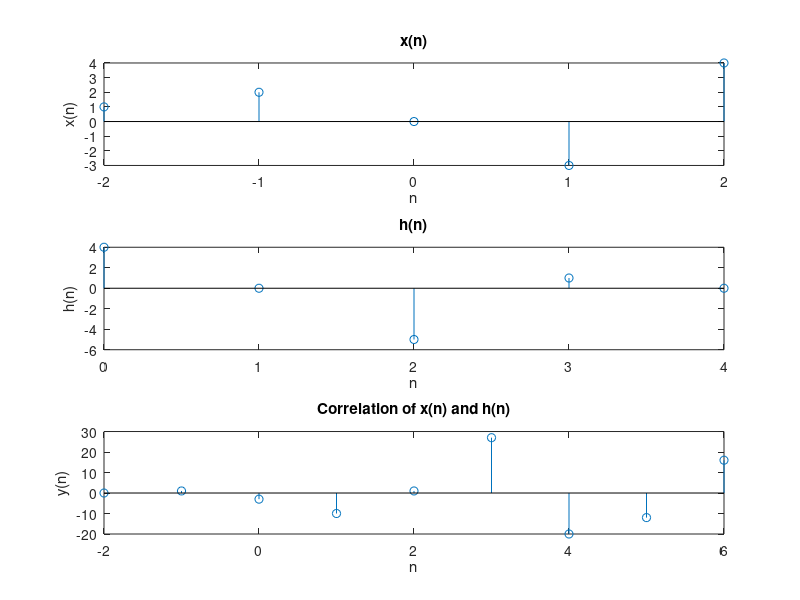

This figure's MATLAB source:
% Given signals
x = [1 2 0 -3 4];
nx = -2:2;
h = [4 0 -5 1 0];
nh = 0:4;

n = -2:6;

h_flipped = fliplr(h);
h_flipped
y = zeros(1, length(n));

for i = 1:length(n)
    for j = 1:length(x)
        k = i - j + 1;
        if k > 0 && k <= length(h)
            y(i) = y(i) + x(j) * h_flipped(k);
        end
    end
end
disp(y)
figure(1);

subplot(3,1,1);
stem(nx, x);
xlabel('n');
ylabel('x(n)');
title('x(n)');

subplot(3,1,2);
stem(nh, h);
xlabel('n');
ylabel('h(n)');
title('h(n)');

subplot(3,1,3);
stem(n, y);
xlabel('n');
ylabel('y(n)');
title('Correlation of x(n) and h(n)');

